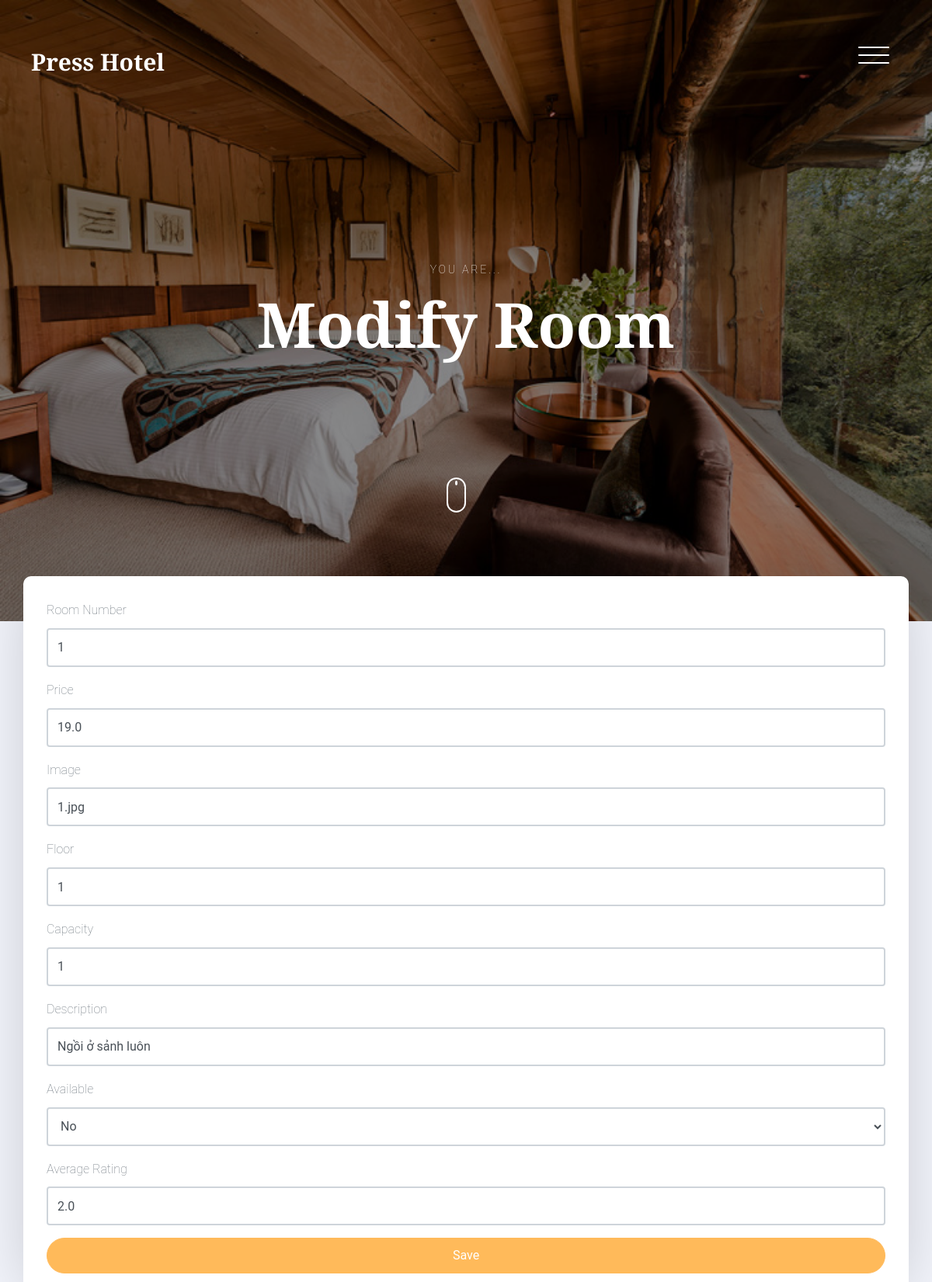
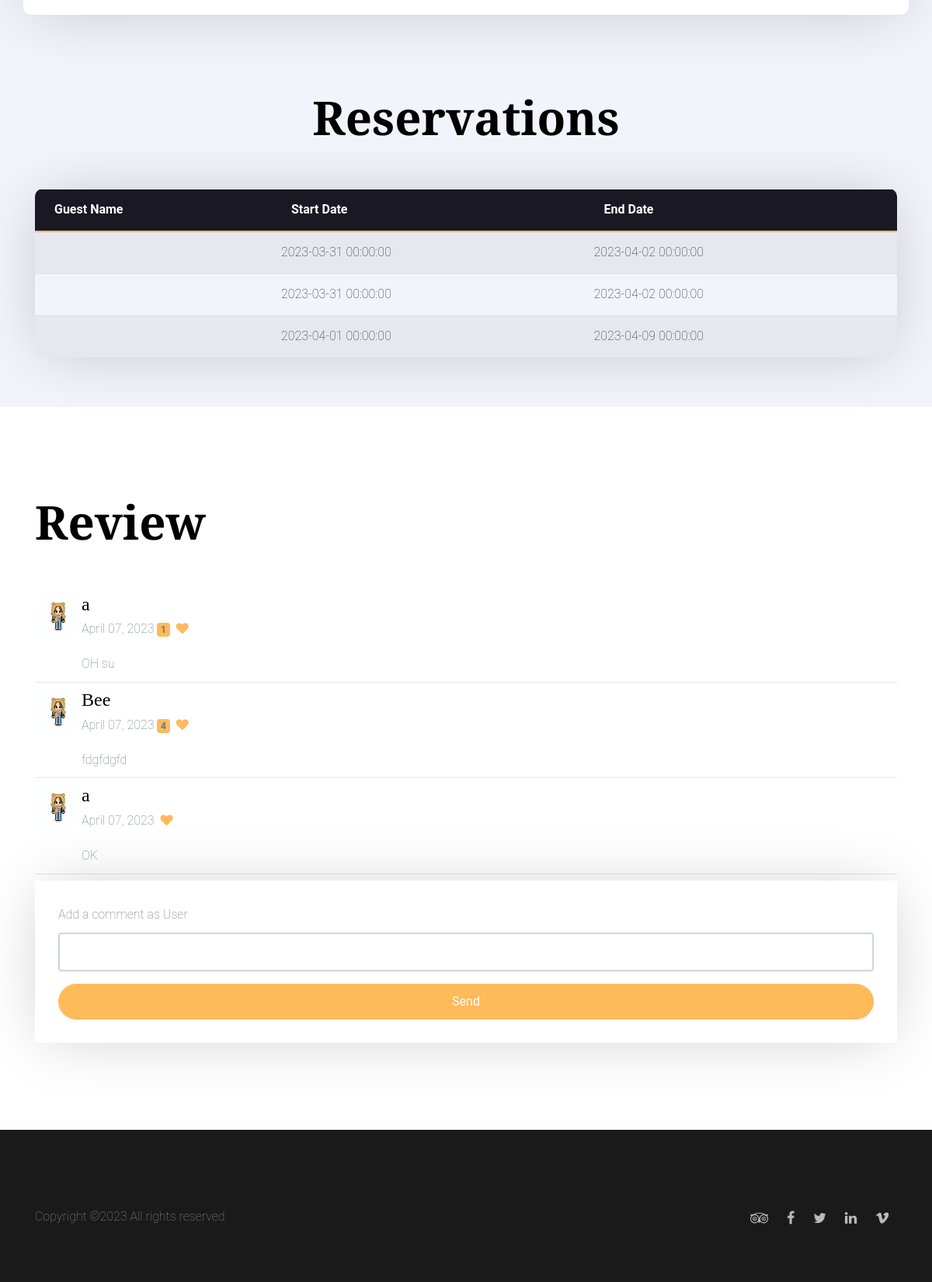
The page /modify_room/1 (signed in) on the database its author committed (2 pictures, top to bottom).
### model.py (models this page shows)
class Room(Base):
    __tablename__ = 'rooms'
    id = Column(Integer, primary_key=True)
    room_number = Column(String(50), nullable=False)
    price = Column(Float, nullable=False)
    floor = Column(String(10), nullable=False)
    capacity = Column(Integer, nullable=False, default=1)
    image = Column(String(50), nullable=False)
    description = Column(String(1000), nullable=False)
    available = Column(Integer, nullable=False, default=1) # 0 = not available, 1 = available
    average_rating = Column(Float, nullable=False, default=0)

class Reservation(Base):
    __tablename__ = 'reservations'
    id = Column(Integer, primary_key=True)
    room_id = Column(Integer, ForeignKey('rooms.id'), nullable=False)
    guest_id = Column(Integer, ForeignKey('users.id'), nullable=False)
    start_date = Column(DateTime, nullable=False, default=datetime.utcnow)
    end_date = Column(DateTime, nullable=False)
    status = Column(Integer, nullable=False, default=0) # 0 = pending, 1 = payed, not comfirm , 2 = confirmed, 3 = cancelled
    room = relationship('Room', backref='reservations')

class Review(Base):
    __tablename__ = 'reviews'
    id = Column(Integer, primary_key=True)
    user_id = Column(Integer, ForeignKey('users.id'), nullable=False)
    room_id = Column(Integer, ForeignKey('rooms.id'), nullable=False)
    comment = Column(String(1000), nullable=False)
    rating = Column(Integer, nullable=False) # 1-5
    show = Column(Integer, nullable=False, default=0) # 0 = hidden, 1 = visible
    room = relationship('Room', backref='reviews')

### admin_route.py (the view)
@admin_route.route('/modify_room/<int:room_id>', methods=['GET', 'POST'])
def modify_room_route(room_id):
    with app.app_context():
        if not session.get('logged_in'):
            return redirect(url_for('authenticate_route.login'))
        else:
            if request.method == 'POST' and (session['is_admin'] or session['is_staff']):
                if 'room_number' not in request.form or 'price' not in request.form:
                    return render_template('admin.html', error="Room number and price are required")
                room_number = request.form['room_number']
                price = request.form['price']
                floor = request.form['floor'] if 'floor' in request.form else "0"
                capacity = request.form['capacity'] if 'capacity' in request.form else 1
                image = request.form['image'] if 'image' in request.form else "default.jpg"
                description = request.form['description'] if 'description' in request.form else "very nice room"
                available = request.form['available'] if 'available' in request.form else 1
                average_rating = request.form['average_rating'] if 'average_rating' in request.form else 5
                if modify_room(room_id, room_number, price, floor,capacity, image, description, available, average_rating):
                    return redirect('/')
                return redirect('/')
            else:
                room = get_room_by_id(room_id)
                reservations = get_reservations_by_room_id(room_id)
                reviews = get_reviews_by_room_id(room_id)
                return render_template('admin_staff_modify_room.html',reviews=reviews, room=room, reservations=reservations)

### controller.py (called while the page is built)
def get_room_by_id(room_id):
    session = DBSession()
    room = session.query(Room).get(room_id)
    session.close()
    return room

def get_reservations_by_room_id(room_id):
    session = DBSession()
    reservations_raw = session.query(Reservation).filter_by(room_id=room_id).all()
    reservations = []
    for reservation in reservations_raw:
        room = session.query(Room).get(reservation.room_id)
        reservation.room_number = room.room_number
        reservation.price = room.price
        reservation.floor = room.floor
        reservation.capacity = room.capacity
        reservation.image = room.image
        reservations.append(reservation)
    session.close()
    return reservations

def get_reviews_by_room_id(room_id):
    session = DBSession()
    reviews = session.query(Review).filter_by(room_id=room_id).all()
    review_with_name = []
    for review in reviews:
        user = session.query(User).get(review.user_id)
        review.name = user.username if user.friendly_name == "" else user.friendly_name
        review_with_name.append(review)
    session.close()
    return review_with_name

### templates/admin_staff_modify_room.html (shortened to what this page needs)
{% extends "base.html" %}
{% block header %}
<header class="site-header js-site-header">
  <div class="container-fluid">
    <div class="row align-items-center">
      <div class="col-6 col-lg-4 site-logo" data-aos="fade"><a href="#">Press Hotel</a></div>
      <div class="col-6 col-lg-8">
        <div class="site-menu-toggle js-site-menu-toggle"  data-aos="fade">
          <span></span>
          <span></span>
          <span></span>
        </div>
      </div>
    </div>
  </div>
</header>
<section class="site-hero overlay" style="background-image: url({{ url_for('static', filename='images/' + room.image) }})" data-stellar-background-ratio="0.5">
  <div class="container">
    <div class="row site-hero-inner justify-content-center align-items-center">
      <div class="col-md-10 text-center" data-aos="fade-up">
        <span class="custom-caption text-uppercase text-white d-block  mb-3">You are...</span>
        <h1 class="heading">Modify Room</h1>
      </div>
    </div>
  </div>
  <a class="mouse smoothscroll" href="#next">
    <div class="mouse-icon">
      <span class="mouse-wheel"></span>
    </div>
  </a>
</section>
{% endblock %}
{% block body %}
<section class="section bg-light pb-5"  id="add-room">
  <div class="container">
    <div class="row check-availabilty" id="next">
      <div class="block-32" data-aos="fade-up" data-aos-offset="-200">
        <form method="post" action="{{ url_for('admin_route.modify_room_route', room_id=room.id) }}">
            <div class="form-group">
                <label for="room_number">Room Number</label>
                <input type="text" class="form-control" id="room_number" name="room_number" placeholder="Enter Room Number" value="{{ room.room_number }}">
            </div>
            <div class="form-group">
                <label for="price">Price</label>
                <input type="text" class="form-control" id="price" name="price" placeholder="Enter Price" value="{{ room.price }}">
            </div>
            <div class="form-group">
                <label for="image">Image</label>
                <input type="text" class="form-control" id="image" name="image" placeholder="Enter Image" value="{{ room.image }}">
            </div>
            <div class="form-group">
                <label for="floor">Floor</label>
                <input type="text" class="form-control" id="floor" name="floor" placeholder="Enter Floor" value="{{ room.floor }}">
            </div>
            <div class="form-group">
                <label for="capacity">Capacity</label>
                <input type="text" class="form-control" id="capacity" name="capacity" placeholder="Enter Capacity" value="{{ room.capacity }}">
            </div>
            <div class="form-group">
                <label for="description">Description</label>
                <input type="text" class="form-control" id="description" name="description" placeholder="Enter Description" value="{{ room.description }}">
            </div>
            <div class="form-group">
                <label for="available">Available</label>
                <select class="form-control" id="available" name="available">
                    <option value="0" {% if room.available == 0 %} selected {% endif %}>No</option>
                </select>
            </div>
            <div class="form-group">
                <label for="average_rating">Average Rating</label>
                <input type="text" class="form-control" id="average_rating" name="average_rating" placeholder="Enter Average Rating" value="{{ room.average_rating }}">
            </div>
            <button type="submit" class="btn btn-primary btn-block text-white">Save</button>
        </form>
      </div>
    </div>
  </div>
</section>
<section class="py-5 bg-light" id="modify-users">
  <div class="container">
    <div class="row justify-content-center text-center mb-5">
      <div class="col-md-7">
        <h2 class="heading" data-aos="fade-up">Reservations</h2>
      </div>
    </div>
    <table class="table table-striped">
        <thead>
            <tr>
                <th>Guest Name</th>
                <th>Start Date</th>
                <th>End Date</th>
            </tr>
        </thead>
        <tbody>
            {% for reservation in reservations %}
            <tr>
                <td>{{ reservation.guest_name }}</td>
                <td>{{ reservation.start_date }}</td>
                <td>{{ reservation.end_date }}</td>
            </tr>
            {% endfor %}
        </tbody>
    </table>
  </div>
</section>
<section class="section">
  <div class="container">
    <div class="row  justify-content-centertext-center mb-5">
      <div class="col-md-7">
        <h2 class="heading" data-aos="fade-up">Review</h2>
      </div>
    </div>
    <div class="row" data-aos="fade-up">
      {% for review in reviews %}
      <div class="col-md-12">
        <div class="d-flex flex-start">
          <img class="rounded-circle shadow-1-strong me-3"
            src="{{ url_for('static', filename='images/guest-avatar.jpg') }}" alt="avatar" width="60"
            height="60" />
          <div>
            <h4 class="fw-bold mb-1">{{ review.name }}</h4>
            <div class="d-flex align-items-center mb-3">
              <p class="mb-0">
                April 07, 2023
                {% if review.rating < 10 %}
                <span class="badge bg-primary">{{ review.rating }}</span>
                {% endif %}
              </p>
              <a href="#" class=""><i class="fa fa-heart ml-2"></i></a>
            </div>
            <p class="mb-0">{{ review.comment }}</p>
          </div>
        </div>
        <hr class="my-2" />
      </div>
      {% endfor %}
    </div>
    <div class="block-32" data-aos="fade-up" data-aos-offset="-200">
        <form action="{{ url_for('user_route.add_review_route', room_id=room.id) }}" method="POST">
            <div class="form-group">
                <label for="comment">Add a comment as {{ "Admin" if session['is_admin'] else "Staff" if session['is_staff'] else "User" }}</label>
                <input type="text" name="comment" class="form-control" required>
            </div>
            <button type="submit" class="btn btn-primary btn-block text-white" data-toggle="modal" data-target="#exampleModal">
                Send
            </button>
        </form>
    </div>
  </div>
</section>
{% endblock %}
{% block footer %}
<footer class="section footer-section">
  <div class="container">
    <div class="row pt-5">
      <p class="col-md-6 text-left">
        Copyright &copy;<script>document.write(new Date().getFullYear());</script> All rights reserved
      </p>
      <p class="col-md-6 text-right social">
        <a href="#"><span class="fa fa-tripadvisor"></span></a>
        <a href="#"><span class="fa fa-facebook"></span></a>
        <a href="#"><span class="fa fa-twitter"></span></a>
        <a href="#"><span class="fa fa-linkedin"></span></a>
        <a href="#"><span class="fa fa-vimeo"></span></a>
      </p>
    </div>
  </div>
</footer>
{% endblock %}

### rows shown on the page
Room: image (picture), room_number "1", price "19.0", image "1.jpg", floor "1", capacity "1", description "Ngồi ở sảnh luôn", available "No", average_rating "2.0"
Reservation: start_date "2023-03-31 00:00:00", end_date "2023-04-02 00:00:00"
Reservation: start_date "2023-03-31 00:00:00", end_date "2023-04-02 00:00:00"
Reservation: start_date "2023-04-01 00:00:00", end_date "2023-04-09 00:00:00"
Review: name "a", rating "1", comment "OH su"
Review: name "Bee", rating "4", comment "fdgfdgfd"
Review: name "a", comment "OK"
